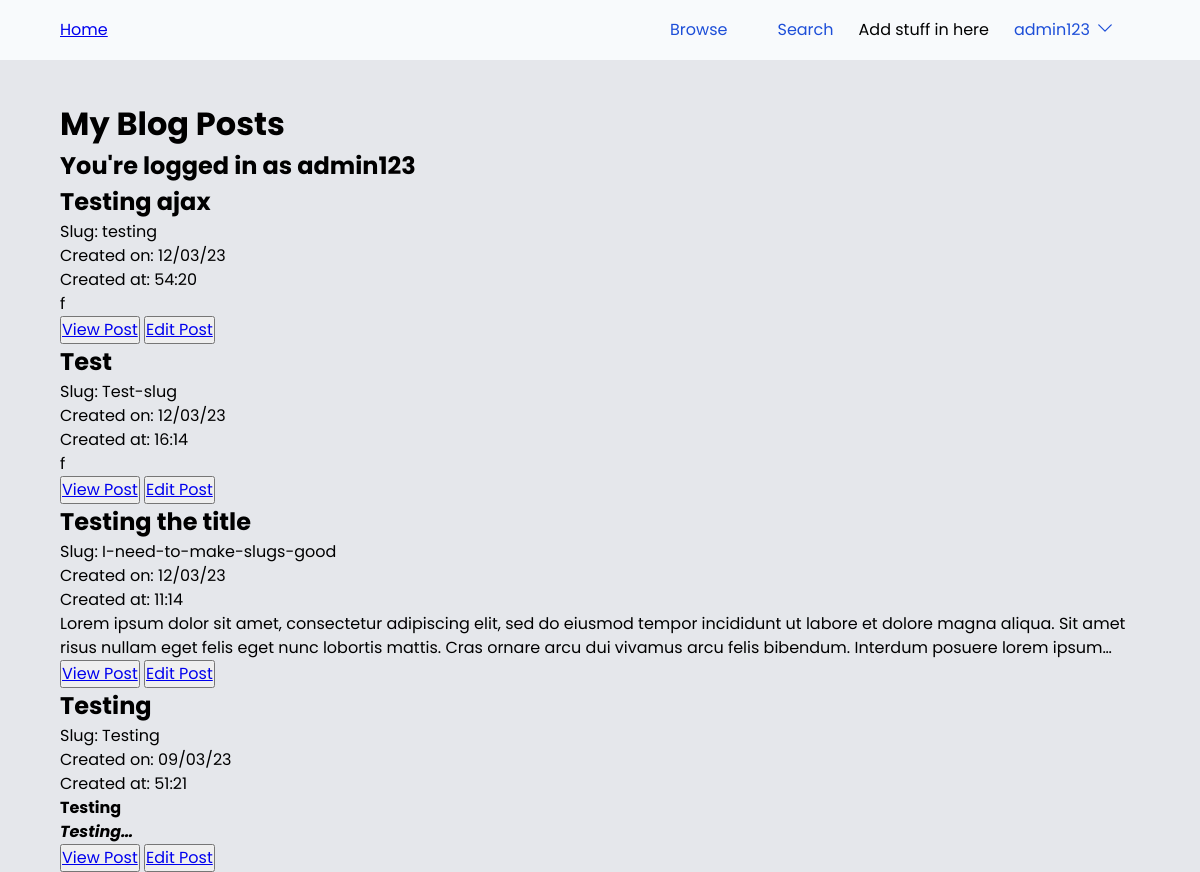
The page /my-posts (signed in) on the database its author committed.
### models.py (models this page shows, shortened)
class UserModel(UserMixin, db.Model):
    __tablename__ = 'users'
    id = db.Column(db.Integer, primary_key=True)
    username = db.Column(db.String(50), unique=True, nullable=False)
    password_hash = db.Column(db.String(128), nullable=False)
    privilege_level = db.Column(db.String(16), default="User", nullable=False) #Could be User, Admin, or SuperAdmin also could be an integer but used string for this example

class PostModel(db.Model):
    __tablename__ = 'posts'
    id = db.Column(db.Integer, primary_key=True)
    title = db.Column(db.String(100), nullable=False)
    slug = db.Column(db.String(100), unique=True, nullable=False)
    content = db.Column(db.Text, nullable=False)
    created_at = db.Column(db.DateTime, server_default=func.now())
    updated_at = db.Column(db.DateTime, onupdate=func.now())
    author = db.Column(db.String(100), db.ForeignKey('users.username'), nullable=False)
    status = db.Column(db.String, default="Draft") #Could be Draft, Review, Published, or Archived

### main.py (the view)
@app.route("/my-posts")
def my_posts():
    posts = PostModel.query.filter_by(author=get_current_username()).order_by(desc(PostModel.created_at)).all()
    return render_template("my-posts.html", posts=posts, current_username=get_current_username(), page_title = "My Posts")

### main.py (called while the page is built)
def get_current_username():
    if current_user.is_authenticated:
        return current_user.username
    else:
        return "Guest"

### models.py (called while the page is built)
@login.user_loader
def load_user(id):
    return UserModel.query.get(int(id))

### templates/my-posts.html (shortened to what this page needs)
{% extends "base.html" %}{%block head%}{%endblock%}{% block body %}
<h1>My Blog Posts</h1>
<h2>You're logged in as {{current_username}}</h2>
{% for post in posts %}
<div class="post-card">
    <h2>{{post.title}}</h2>
    <p>Slug: {{post.slug}}</p>
    <p>Created on: {{post.created_at.strftime("%d/%m/%y")}}</p>
    <p>Created at: {{post.created_at.strftime("%M:%H")}}</p>
    <div class="post__content-preview">{{post.content|safe}}</div>
    <div class="button-container">
        <button><a href="{{url_for("view_post", slug=post.slug)}}}">View Post</a></button>
        <button><a href="{{url_for("edit", slug=post.slug)}}">Edit Post</a></button>
    </div>
</div>
{% endfor %}
{% endblock %}

### templates/base.html (shortened to what this page needs)
<!DOCTYPE html>
<html lang="en">
  <head>
    <link rel="stylesheet" href="{{ url_for('static', filename='css/stylesheet.css')}}" />
  </head>
  <header class="header">
    <div class="header__inner">
      <a href="{{url_for('index')}}"
        >Home</a>
      <nav class="nav">
        <ul class="nav__list">
          <li class="nav__list-item">
            <a class="nav__list-link" href="{{url_for("browse")}}">Browse</a>
          </li>
          <li class="nav__list-item">
            <a class="nav__list-link" href="#">Search</a>
          </li>
          {% if current_user.privilege_level == "Admin" %}
          Add stuff in here
          {% endif %}
          {% if current_user.is_authenticated %}
          <li class="nav__list-item">
            <div class="dropdown">
              <button class="dropbtn">{{current_username}}<svg xmlns="http://www.w3.org/2000/svg" fill="none" viewBox="0 0 24 24" stroke-width="1.5" stroke="currentColor" class="w-6 h-6">
                <path stroke-linecap="round" stroke-linejoin="round" d="M19.5 8.25l-7.5 7.5-7.5-7.5" />
              </svg>
              </button>
            </div>
            {% else %}
            <a class="nav__list-link" href="{{url_for('login')}}">Login</a>
            {% endif %}
          </li>
        </ul>
      </nav>
    </div>
  </header>
  <body>
    <div class="content">
    {% block body %} {% endblock %}
  </div>
  </body>
</html>

### static/css/stylesheet.css (style rules this page uses)
*, *::before, *::after { box-sizing: border-box; }
* { margin: 0; padding: 0; }
html, body { height: 100%; }
body { line-height: 1.5; -webkit-font-smoothing: antialiased; }
img, picture, video, canvas, svg { display: block; max-width: 100%; }
input, button, textarea, select { font: inherit; }
p, h1, h2, h3, h4, h5, h6 { overflow-wrap: break-word; }
:root { --dark-background: #27272a; --dark-foregeound: #e2e8f0; --dark-text: #e2e8f0; --dark-text-lighter: #6e6e6e; --dark-primary: #3839ff; --current-background: #e5e7eb; --current-foregeound: #18181b; --current-text: #18181b; --current-text-lighter: #4d5050; --light-primary: #00c3ff; --color-primary: #4f46e5; --color-secondary: #818cf8; --gradeint-primary: linear-gradient(#163de7, #00c3ff); }
body { background-color: var(--current-background); font-family: "Poppins", Noto Sans, sans-serif; min-height: 100%; height: 100%; display: flex; flex-direction: column; }
.content { flex: 1 1 auto; margin: 0 5%; }
.header { color: var(--primary-fg); background-color: #f8fafc; display: flex; justify-content: center; margin-bottom: 40px; padding: 14px 0; }
.header__inner { display: flex; justify-content: space-between; align-items: center; max-width: 90vw; width: 100%; }
.nav { flex: 0 1 auto; }
.nav__list { display: flex; justify-content: space-between; list-style: none; align-items: center; }
.nav__list-item { margin: 0; }
.nav__list-link { text-decoration: none; transition: all 0.3s; padding: 4px 25px; color: #1d4ed8; }
.nav .dropdown .dropbtn { border: none; outline: none; color: #1d4ed8; background-color: inherit; font-family: inherit; margin: 0; }
.nav .dropbtn { display: flex; padding: 4px 25px; transition: all 0.3s; }
.nav .dropbtn svg { margin-left: 5px; width: 20px; }
.post__content-preview { display: -webkit-box; -webkit-line-clamp: 2; -webkit-box-orient: vertical; overflow: hidden; }
.post__content-preview * { font-size: 1rem; }

### rows shown on the page
UserModel: username "admin123"
PostModel: title "Testing ajax", slug "testing", created_at "12/03/23", created_at "54:20", content "f"
PostModel: title "Test", slug "Test-slug", created_at "12/03/23", created_at "16:14", content "f"
PostModel: title "Testing the title", slug "I-need-to-make-slugs-good", created_at "12/03/23", created_at "11:14", content "Lorem ipsum dolor sit amet, consectetur adipiscing elit, sed do eiusmod tempor incididunt ut labore et dolore magna aliqua. Sit amet risus nullam eget felis eget nunc lobortis mattis. Cras ornare arcu dui vivamus arcu felis bibendum. Interdum posuere lorem…"
PostModel: title "Testing", slug "Testing", created_at "09/03/23", created_at "51:21", content "Testing Testing"
